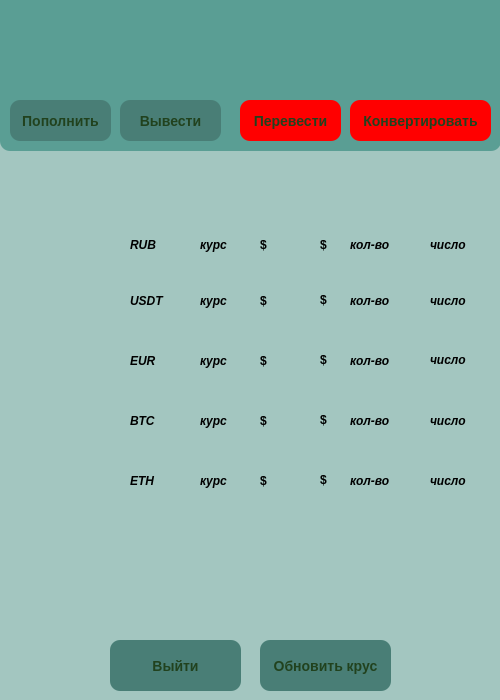
<?xml version="1.0" encoding="UTF-8"?>
<ui version="4.0">
 <class>profil</class>
 <widget class="QWidget" name="profil">
  <property name="geometry">
   <rect>
    <x>0</x>
    <y>0</y>
    <width>500</width>
    <height>700</height>
   </rect>
  </property>
  <property name="minimumSize">
   <size>
    <width>500</width>
    <height>700</height>
   </size>
  </property>
  <property name="maximumSize">
   <size>
    <width>500</width>
    <height>700</height>
   </size>
  </property>
  <property name="windowTitle">
   <string>Form</string>
  </property>
  <widget class="QLabel" name="label">
   <property name="geometry">
    <rect>
     <x>0</x>
     <y>-10</y>
     <width>501</width>
     <height>161</height>
    </rect>
   </property>
   <property name="styleSheet">
    <string notr="true">background-color:#5a9e94;
color:#21421e;
border-stule:outset;
border-width:2px;
border-radius:10px;
border-color:white;
font:bold 14px;
padding:10px;
min-width:10px;
</string>
   </property>
   <property name="text">
    <string/>
   </property>
  </widget>
  <widget class="QPushButton" name="deposit">
   <property name="geometry">
    <rect>
     <x>10</x>
     <y>100</y>
     <width>101</width>
     <height>41</height>
    </rect>
   </property>
   <property name="cursor">
    <cursorShape>PointingHandCursor</cursorShape>
   </property>
   <property name="styleSheet">
    <string notr="true">background-color:#497e76;
color:#21421e;
border-stule:outset;
border-width:2px;
border-radius:10px;
border-color:white;
font:bold 14px;
padding:10px;
min-width:10px;
</string>
   </property>
   <property name="text">
    <string>Пополнить</string>
   </property>
  </widget>
  <widget class="QPushButton" name="bringout">
   <property name="geometry">
    <rect>
     <x>120</x>
     <y>100</y>
     <width>101</width>
     <height>41</height>
    </rect>
   </property>
   <property name="cursor">
    <cursorShape>PointingHandCursor</cursorShape>
   </property>
   <property name="styleSheet">
    <string notr="true">background-color:#497e76;
color:#21421e;
border-stule:outset;
border-width:2px;
border-radius:10px;
border-color:white;
font:bold 14px;
padding:10px;
min-width:10px;
</string>
   </property>
   <property name="text">
    <string>Вывести</string>
   </property>
  </widget>
  <widget class="QPushButton" name="translate">
   <property name="geometry">
    <rect>
     <x>240</x>
     <y>100</y>
     <width>101</width>
     <height>41</height>
    </rect>
   </property>
   <property name="cursor">
    <cursorShape>PointingHandCursor</cursorShape>
   </property>
   <property name="styleSheet">
    <string notr="true">background-color:red;
color:#21421e;
border-stule:outset;
border-width:2px;
border-radius:10px;
border-color:white;
font:bold 14px;
padding:10px;
min-width:10px;
</string>
   </property>
   <property name="text">
    <string>Перевести</string>
   </property>
  </widget>
  <widget class="QPushButton" name="convert">
   <property name="geometry">
    <rect>
     <x>350</x>
     <y>100</y>
     <width>141</width>
     <height>41</height>
    </rect>
   </property>
   <property name="cursor">
    <cursorShape>PointingHandCursor</cursorShape>
   </property>
   <property name="styleSheet">
    <string notr="true">background-color:red;
color:#21421e;
border-stule:outset;
border-width:2px;
border-radius:10px;
border-color:white;
font:bold 14px;
padding:10px;
min-width:10px;
</string>
   </property>
   <property name="text">
    <string>Конвертировать</string>
   </property>
  </widget>
  <widget class="QPushButton" name="goout">
   <property name="geometry">
    <rect>
     <x>110</x>
     <y>640</y>
     <width>131</width>
     <height>51</height>
    </rect>
   </property>
   <property name="cursor">
    <cursorShape>PointingHandCursor</cursorShape>
   </property>
   <property name="styleSheet">
    <string notr="true">background-color:#497e76;
color:#21421e;
border-stule:outset;
border-width:2px;
border-radius:10px;
border-color:white;
font:bold 14px;
padding:10px;
min-width:10px;
</string>
   </property>
   <property name="text">
    <string>Выйти</string>
   </property>
  </widget>
  <widget class="QPushButton" name="update">
   <property name="geometry">
    <rect>
     <x>260</x>
     <y>640</y>
     <width>131</width>
     <height>51</height>
    </rect>
   </property>
   <property name="cursor">
    <cursorShape>PointingHandCursor</cursorShape>
   </property>
   <property name="styleSheet">
    <string notr="true">background-color:#497e76;
color:#21421e;
border-stule:outset;
border-width:2px;
border-radius:10px;
border-color:white;
font:bold 14px;
padding:10px;
min-width:10px;
</string>
   </property>
   <property name="text">
    <string>Обновить крус</string>
   </property>
  </widget>
  <widget class="QLabel" name="label_27">
   <property name="geometry">
    <rect>
     <x>-10</x>
     <y>-40</y>
     <width>541</width>
     <height>771</height>
    </rect>
   </property>
   <property name="styleSheet">
    <string notr="true">background-color:#a3c6c0;
color:#20603d;
border-stule:outset;
border-width:2px;
border-radius:10px;
border-color:white;
font:bold 14px;
padding:10px;
min-width:10px;
</string>
   </property>
   <property name="text">
    <string/>
   </property>
  </widget>
  <widget class="QLabel" name="Rubpix">
   <property name="geometry">
    <rect>
     <x>40</x>
     <y>210</y>
     <width>61</width>
     <height>61</height>
    </rect>
   </property>
   <property name="text">
    <string/>
   </property>
   <property name="pixmap">
    <pixmap>../image/rub.png</pixmap>
   </property>
  </widget>
  <widget class="QLabel" name="label_2">
   <property name="geometry">
    <rect>
     <x>130</x>
     <y>230</y>
     <width>51</width>
     <height>31</height>
    </rect>
   </property>
   <property name="text">
    <string>&lt;html&gt;&lt;head/&gt;&lt;body&gt;&lt;p&gt;&lt;span style=&quot; font-weight:600; font-style:italic;&quot;&gt;RUB&lt;/span&gt;&lt;/p&gt;&lt;/body&gt;&lt;/html&gt;</string>
   </property>
  </widget>
  <widget class="QLabel" name="label_3">
   <property name="geometry">
    <rect>
     <x>200</x>
     <y>230</y>
     <width>91</width>
     <height>31</height>
    </rect>
   </property>
   <property name="text">
    <string>&lt;html&gt;&lt;head/&gt;&lt;body&gt;&lt;p&gt;&lt;span style=&quot; font-weight:600; font-style:italic;&quot;&gt;курс&lt;/span&gt;&lt;/p&gt;&lt;/body&gt;&lt;/html&gt;</string>
   </property>
  </widget>
  <widget class="QLabel" name="label_6">
   <property name="geometry">
    <rect>
     <x>260</x>
     <y>230</y>
     <width>81</width>
     <height>31</height>
    </rect>
   </property>
   <property name="text">
    <string>&lt;html&gt;&lt;head/&gt;&lt;body&gt;&lt;p&gt;&lt;span style=&quot; font-weight:600;&quot;&gt;$&lt;/span&gt;&lt;/p&gt;&lt;/body&gt;&lt;/html&gt;</string>
   </property>
  </widget>
  <widget class="QLabel" name="label_4">
   <property name="geometry">
    <rect>
     <x>350</x>
     <y>230</y>
     <width>81</width>
     <height>31</height>
    </rect>
   </property>
   <property name="text">
    <string>&lt;html&gt;&lt;head/&gt;&lt;body&gt;&lt;p&gt;&lt;span style=&quot; font-weight:600; font-style:italic;&quot;&gt;кол-во&lt;/span&gt;&lt;/p&gt;&lt;/body&gt;&lt;/html&gt;</string>
   </property>
  </widget>
  <widget class="QLabel" name="RUB_count">
   <property name="geometry">
    <rect>
     <x>430</x>
     <y>230</y>
     <width>271</width>
     <height>31</height>
    </rect>
   </property>
   <property name="text">
    <string>&lt;html&gt;&lt;head/&gt;&lt;body&gt;&lt;p&gt;&lt;span style=&quot; font-weight:600; font-style:italic;&quot;&gt;число&lt;/span&gt;&lt;/p&gt;&lt;/body&gt;&lt;/html&gt;</string>
   </property>
  </widget>
  <widget class="QLabel" name="Usdtpix">
   <property name="geometry">
    <rect>
     <x>40</x>
     <y>270</y>
     <width>111</width>
     <height>61</height>
    </rect>
   </property>
   <property name="text">
    <string/>
   </property>
   <property name="pixmap">
    <pixmap>../image/dol.png</pixmap>
   </property>
  </widget>
  <widget class="QLabel" name="label_7">
   <property name="geometry">
    <rect>
     <x>130</x>
     <y>290</y>
     <width>81</width>
     <height>22</height>
    </rect>
   </property>
   <property name="text">
    <string>&lt;html&gt;&lt;head/&gt;&lt;body&gt;&lt;p&gt;&lt;span style=&quot; font-weight:600; font-style:italic;&quot;&gt;USDT&lt;/span&gt;&lt;/p&gt;&lt;/body&gt;&lt;/html&gt;</string>
   </property>
  </widget>
  <widget class="QLabel" name="label_8">
   <property name="geometry">
    <rect>
     <x>200</x>
     <y>290</y>
     <width>91</width>
     <height>22</height>
    </rect>
   </property>
   <property name="text">
    <string>&lt;html&gt;&lt;head/&gt;&lt;body&gt;&lt;p&gt;&lt;span style=&quot; font-weight:600; font-style:italic;&quot;&gt;курс&lt;/span&gt;&lt;/p&gt;&lt;/body&gt;&lt;/html&gt;</string>
   </property>
  </widget>
  <widget class="QLabel" name="label_9">
   <property name="geometry">
    <rect>
     <x>260</x>
     <y>290</y>
     <width>61</width>
     <height>22</height>
    </rect>
   </property>
   <property name="text">
    <string>&lt;html&gt;&lt;head/&gt;&lt;body&gt;&lt;p&gt;&lt;span style=&quot; font-weight:600;&quot;&gt;$&lt;/span&gt;&lt;/p&gt;&lt;/body&gt;&lt;/html&gt;</string>
   </property>
  </widget>
  <widget class="QLabel" name="label_10">
   <property name="geometry">
    <rect>
     <x>350</x>
     <y>290</y>
     <width>85</width>
     <height>22</height>
    </rect>
   </property>
   <property name="text">
    <string>&lt;html&gt;&lt;head/&gt;&lt;body&gt;&lt;p&gt;&lt;span style=&quot; font-weight:600; font-style:italic;&quot;&gt;кол-во&lt;/span&gt;&lt;/p&gt;&lt;/body&gt;&lt;/html&gt;</string>
   </property>
  </widget>
  <widget class="QLabel" name="USDT_count">
   <property name="geometry">
    <rect>
     <x>430</x>
     <y>290</y>
     <width>173</width>
     <height>22</height>
    </rect>
   </property>
   <property name="text">
    <string>&lt;html&gt;&lt;head/&gt;&lt;body&gt;&lt;p&gt;&lt;span style=&quot; font-weight:600; font-style:italic;&quot;&gt;число&lt;/span&gt;&lt;/p&gt;&lt;/body&gt;&lt;/html&gt;</string>
   </property>
  </widget>
  <widget class="QLabel" name="Eurpix">
   <property name="geometry">
    <rect>
     <x>40</x>
     <y>331</y>
     <width>111</width>
     <height>51</height>
    </rect>
   </property>
   <property name="text">
    <string/>
   </property>
   <property name="pixmap">
    <pixmap>../image/eur.png</pixmap>
   </property>
  </widget>
  <widget class="QLabel" name="label_12">
   <property name="geometry">
    <rect>
     <x>130</x>
     <y>350</y>
     <width>61</width>
     <height>22</height>
    </rect>
   </property>
   <property name="text">
    <string>&lt;html&gt;&lt;head/&gt;&lt;body&gt;&lt;p&gt;&lt;span style=&quot; font-weight:600; font-style:italic;&quot;&gt;EUR&lt;/span&gt;&lt;/p&gt;&lt;/body&gt;&lt;/html&gt;</string>
   </property>
  </widget>
  <widget class="QLabel" name="label_13">
   <property name="geometry">
    <rect>
     <x>200</x>
     <y>350</y>
     <width>91</width>
     <height>22</height>
    </rect>
   </property>
   <property name="text">
    <string>&lt;html&gt;&lt;head/&gt;&lt;body&gt;&lt;p&gt;&lt;span style=&quot; font-weight:600; font-style:italic;&quot;&gt;курс&lt;/span&gt;&lt;/p&gt;&lt;/body&gt;&lt;/html&gt;</string>
   </property>
  </widget>
  <widget class="QLabel" name="label_15">
   <property name="geometry">
    <rect>
     <x>350</x>
     <y>350</y>
     <width>71</width>
     <height>22</height>
    </rect>
   </property>
   <property name="text">
    <string>&lt;html&gt;&lt;head/&gt;&lt;body&gt;&lt;p&gt;&lt;span style=&quot; font-weight:600; font-style:italic;&quot;&gt;кол-во&lt;/span&gt;&lt;/p&gt;&lt;/body&gt;&lt;/html&gt;</string>
   </property>
  </widget>
  <widget class="QLabel" name="EUR_count">
   <property name="geometry">
    <rect>
     <x>430</x>
     <y>350</y>
     <width>101</width>
     <height>21</height>
    </rect>
   </property>
   <property name="text">
    <string>&lt;html&gt;&lt;head/&gt;&lt;body&gt;&lt;p&gt;&lt;span style=&quot; font-weight:600; font-style:italic;&quot;&gt;число&lt;/span&gt;&lt;/p&gt;&lt;/body&gt;&lt;/html&gt;</string>
   </property>
  </widget>
  <widget class="QLabel" name="label_14">
   <property name="geometry">
    <rect>
     <x>260</x>
     <y>350</y>
     <width>61</width>
     <height>22</height>
    </rect>
   </property>
   <property name="text">
    <string>&lt;html&gt;&lt;head/&gt;&lt;body&gt;&lt;p&gt;&lt;span style=&quot; font-weight:600;&quot;&gt;$&lt;/span&gt;&lt;/p&gt;&lt;/body&gt;&lt;/html&gt;</string>
   </property>
  </widget>
  <widget class="QLabel" name="Btcpix">
   <property name="geometry">
    <rect>
     <x>40</x>
     <y>390</y>
     <width>91</width>
     <height>51</height>
    </rect>
   </property>
   <property name="text">
    <string/>
   </property>
   <property name="pixmap">
    <pixmap>../image/btc.png</pixmap>
   </property>
  </widget>
  <widget class="QLabel" name="label_17">
   <property name="geometry">
    <rect>
     <x>130</x>
     <y>410</y>
     <width>61</width>
     <height>22</height>
    </rect>
   </property>
   <property name="text">
    <string>&lt;html&gt;&lt;head/&gt;&lt;body&gt;&lt;p&gt;&lt;span style=&quot; font-weight:600; font-style:italic;&quot;&gt;BTC&lt;/span&gt;&lt;/p&gt;&lt;/body&gt;&lt;/html&gt;</string>
   </property>
  </widget>
  <widget class="QLabel" name="label_18">
   <property name="geometry">
    <rect>
     <x>200</x>
     <y>410</y>
     <width>61</width>
     <height>22</height>
    </rect>
   </property>
   <property name="text">
    <string>&lt;html&gt;&lt;head/&gt;&lt;body&gt;&lt;p&gt;&lt;span style=&quot; font-weight:600; font-style:italic;&quot;&gt;курс&lt;/span&gt;&lt;/p&gt;&lt;/body&gt;&lt;/html&gt;</string>
   </property>
  </widget>
  <widget class="QLabel" name="label_19">
   <property name="geometry">
    <rect>
     <x>260</x>
     <y>410</y>
     <width>71</width>
     <height>22</height>
    </rect>
   </property>
   <property name="text">
    <string>&lt;html&gt;&lt;head/&gt;&lt;body&gt;&lt;p&gt;&lt;span style=&quot; font-weight:600;&quot;&gt;$&lt;/span&gt;&lt;/p&gt;&lt;/body&gt;&lt;/html&gt;</string>
   </property>
  </widget>
  <widget class="QLabel" name="label_20">
   <property name="geometry">
    <rect>
     <x>350</x>
     <y>410</y>
     <width>85</width>
     <height>22</height>
    </rect>
   </property>
   <property name="text">
    <string>&lt;html&gt;&lt;head/&gt;&lt;body&gt;&lt;p&gt;&lt;span style=&quot; font-weight:600; font-style:italic;&quot;&gt;кол-во&lt;/span&gt;&lt;/p&gt;&lt;/body&gt;&lt;/html&gt;</string>
   </property>
  </widget>
  <widget class="QLabel" name="BTC_count">
   <property name="geometry">
    <rect>
     <x>430</x>
     <y>410</y>
     <width>173</width>
     <height>22</height>
    </rect>
   </property>
   <property name="text">
    <string>&lt;html&gt;&lt;head/&gt;&lt;body&gt;&lt;p&gt;&lt;span style=&quot; font-weight:600; font-style:italic;&quot;&gt;число&lt;/span&gt;&lt;/p&gt;&lt;/body&gt;&lt;/html&gt;</string>
   </property>
  </widget>
  <widget class="QLabel" name="Ethpix">
   <property name="geometry">
    <rect>
     <x>40</x>
     <y>450</y>
     <width>111</width>
     <height>51</height>
    </rect>
   </property>
   <property name="text">
    <string/>
   </property>
   <property name="pixmap">
    <pixmap>../image/eth.png</pixmap>
   </property>
  </widget>
  <widget class="QLabel" name="label_22">
   <property name="geometry">
    <rect>
     <x>130</x>
     <y>470</y>
     <width>71</width>
     <height>22</height>
    </rect>
   </property>
   <property name="text">
    <string>&lt;html&gt;&lt;head/&gt;&lt;body&gt;&lt;p&gt;&lt;span style=&quot; font-weight:600; font-style:italic;&quot;&gt;ETH&lt;/span&gt;&lt;/p&gt;&lt;/body&gt;&lt;/html&gt;</string>
   </property>
  </widget>
  <widget class="QLabel" name="label_23">
   <property name="geometry">
    <rect>
     <x>200</x>
     <y>470</y>
     <width>71</width>
     <height>22</height>
    </rect>
   </property>
   <property name="text">
    <string>&lt;html&gt;&lt;head/&gt;&lt;body&gt;&lt;p&gt;&lt;span style=&quot; font-weight:600; font-style:italic;&quot;&gt;курс&lt;/span&gt;&lt;/p&gt;&lt;/body&gt;&lt;/html&gt;</string>
   </property>
  </widget>
  <widget class="QLabel" name="label_25">
   <property name="geometry">
    <rect>
     <x>350</x>
     <y>470</y>
     <width>121</width>
     <height>22</height>
    </rect>
   </property>
   <property name="text">
    <string>&lt;html&gt;&lt;head/&gt;&lt;body&gt;&lt;p&gt;&lt;span style=&quot; font-weight:600; font-style:italic;&quot;&gt;кол-во&lt;/span&gt;&lt;/p&gt;&lt;/body&gt;&lt;/html&gt;</string>
   </property>
  </widget>
  <widget class="QLabel" name="ETH_count">
   <property name="geometry">
    <rect>
     <x>430</x>
     <y>470</y>
     <width>84</width>
     <height>22</height>
    </rect>
   </property>
   <property name="text">
    <string>&lt;html&gt;&lt;head/&gt;&lt;body&gt;&lt;p&gt;&lt;span style=&quot; font-weight:600; font-style:italic;&quot;&gt;число&lt;/span&gt;&lt;/p&gt;&lt;/body&gt;&lt;/html&gt;</string>
   </property>
  </widget>
  <widget class="QLabel" name="label_24">
   <property name="geometry">
    <rect>
     <x>260</x>
     <y>470</y>
     <width>71</width>
     <height>22</height>
    </rect>
   </property>
   <property name="text">
    <string>&lt;html&gt;&lt;head/&gt;&lt;body&gt;&lt;p&gt;&lt;span style=&quot; font-weight:600;&quot;&gt;$&lt;/span&gt;&lt;/p&gt;&lt;/body&gt;&lt;/html&gt;</string>
   </property>
  </widget>
  <widget class="QLabel" name="label_5">
   <property name="geometry">
    <rect>
     <x>320</x>
     <y>230</y>
     <width>31</width>
     <height>31</height>
    </rect>
   </property>
   <property name="text">
    <string>&lt;html&gt;&lt;head/&gt;&lt;body&gt;&lt;p&gt;&lt;span style=&quot; font-weight:600;&quot;&gt;$&lt;/span&gt;&lt;/p&gt;&lt;/body&gt;&lt;/html&gt;</string>
   </property>
  </widget>
  <widget class="QLabel" name="label_11">
   <property name="geometry">
    <rect>
     <x>320</x>
     <y>290</y>
     <width>31</width>
     <height>21</height>
    </rect>
   </property>
   <property name="text">
    <string>&lt;html&gt;&lt;head/&gt;&lt;body&gt;&lt;p&gt;&lt;span style=&quot; font-weight:600;&quot;&gt;$&lt;/span&gt;&lt;/p&gt;&lt;/body&gt;&lt;/html&gt;</string>
   </property>
  </widget>
  <widget class="QLabel" name="label_16">
   <property name="geometry">
    <rect>
     <x>320</x>
     <y>350</y>
     <width>31</width>
     <height>21</height>
    </rect>
   </property>
   <property name="text">
    <string>&lt;html&gt;&lt;head/&gt;&lt;body&gt;&lt;p&gt;&lt;span style=&quot; font-weight:600;&quot;&gt;$&lt;/span&gt;&lt;/p&gt;&lt;/body&gt;&lt;/html&gt;</string>
   </property>
  </widget>
  <widget class="QLabel" name="label_21">
   <property name="geometry">
    <rect>
     <x>320</x>
     <y>410</y>
     <width>31</width>
     <height>21</height>
    </rect>
   </property>
   <property name="text">
    <string>&lt;html&gt;&lt;head/&gt;&lt;body&gt;&lt;p&gt;&lt;span style=&quot; font-weight:600;&quot;&gt;$&lt;/span&gt;&lt;/p&gt;&lt;/body&gt;&lt;/html&gt;</string>
   </property>
  </widget>
  <widget class="QLabel" name="label_26">
   <property name="geometry">
    <rect>
     <x>320</x>
     <y>470</y>
     <width>31</width>
     <height>21</height>
    </rect>
   </property>
   <property name="text">
    <string>&lt;html&gt;&lt;head/&gt;&lt;body&gt;&lt;p&gt;&lt;span style=&quot; font-weight:600;&quot;&gt;$&lt;/span&gt;&lt;/p&gt;&lt;/body&gt;&lt;/html&gt;</string>
   </property>
  </widget>
  <zorder>label_27</zorder>
  <zorder>label</zorder>
  <zorder>deposit</zorder>
  <zorder>bringout</zorder>
  <zorder>translate</zorder>
  <zorder>convert</zorder>
  <zorder>goout</zorder>
  <zorder>update</zorder>
  <zorder>Rubpix</zorder>
  <zorder>label_2</zorder>
  <zorder>label_3</zorder>
  <zorder>label_6</zorder>
  <zorder>label_4</zorder>
  <zorder>RUB_count</zorder>
  <zorder>Usdtpix</zorder>
  <zorder>label_7</zorder>
  <zorder>label_8</zorder>
  <zorder>label_9</zorder>
  <zorder>label_10</zorder>
  <zorder>USDT_count</zorder>
  <zorder>Eurpix</zorder>
  <zorder>label_12</zorder>
  <zorder>label_13</zorder>
  <zorder>label_15</zorder>
  <zorder>EUR_count</zorder>
  <zorder>label_14</zorder>
  <zorder>Btcpix</zorder>
  <zorder>label_17</zorder>
  <zorder>label_18</zorder>
  <zorder>label_19</zorder>
  <zorder>label_20</zorder>
  <zorder>BTC_count</zorder>
  <zorder>Ethpix</zorder>
  <zorder>label_22</zorder>
  <zorder>label_23</zorder>
  <zorder>label_25</zorder>
  <zorder>ETH_count</zorder>
  <zorder>label_24</zorder>
  <zorder>label_5</zorder>
  <zorder>label_11</zorder>
  <zorder>label_16</zorder>
  <zorder>label_21</zorder>
  <zorder>label_26</zorder>
 </widget>
 <resources/>
 <connections/>
</ui>
